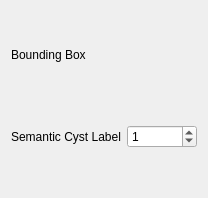
<?xml version="1.0" encoding="UTF-8"?>
<ui version="4.0">
 <class>boundingBox_widget</class>
 <widget class="QWidget" name="boundingBox_widget">
  <property name="geometry">
   <rect>
    <x>0</x>
    <y>0</y>
    <width>208</width>
    <height>198</height>
   </rect>
  </property>
  <property name="windowTitle">
   <string>Form</string>
  </property>
  <layout class="QVBoxLayout" name="verticalLayout">
   <item>
    <spacer name="curser_verticalSpacer">
     <property name="orientation">
      <enum>Qt::Vertical</enum>
     </property>
     <property name="sizeType">
      <enum>QSizePolicy::Fixed</enum>
     </property>
     <property name="sizeHint" stdset="0">
      <size>
       <width>20</width>
       <height>10</height>
      </size>
     </property>
    </spacer>
   </item>
   <item>
    <widget class="QLabel" name="widget_title">
     <property name="maximumSize">
      <size>
       <width>16777215</width>
       <height>15</height>
      </size>
     </property>
     <property name="text">
      <string>Bounding Box</string>
     </property>
    </widget>
   </item>
   <item>
    <spacer name="curser_verticalSpacer_4">
     <property name="orientation">
      <enum>Qt::Vertical</enum>
     </property>
     <property name="sizeType">
      <enum>QSizePolicy::Fixed</enum>
     </property>
     <property name="sizeHint" stdset="0">
      <size>
       <width>20</width>
       <height>13</height>
      </size>
     </property>
    </spacer>
   </item>
   <item>
    <spacer name="curser_verticalSpacer_3">
     <property name="orientation">
      <enum>Qt::Vertical</enum>
     </property>
     <property name="sizeType">
      <enum>QSizePolicy::Fixed</enum>
     </property>
     <property name="sizeHint" stdset="0">
      <size>
       <width>20</width>
       <height>18</height>
      </size>
     </property>
    </spacer>
   </item>
   <item>
    <layout class="QVBoxLayout" name="verticalLayout_3">
     <item>
      <layout class="QHBoxLayout" name="horizontalLayout_4">
       <item>
        <widget class="QLabel" name="rightKidney_label">
         <property name="maximumSize">
          <size>
           <width>16777215</width>
           <height>15</height>
          </size>
         </property>
         <property name="text">
          <string>Semantic Cyst Label</string>
         </property>
        </widget>
       </item>
       <item>
        <widget class="QSpinBox" name="rightKidney_spinBox">
         <property name="maximum">
          <number>5000</number>
         </property>
         <property name="value">
          <number>1</number>
         </property>
        </widget>
       </item>
      </layout>
     </item>
    </layout>
   </item>
   <item>
    <spacer name="curser_verticalSpacer_2">
     <property name="orientation">
      <enum>Qt::Vertical</enum>
     </property>
     <property name="sizeType">
      <enum>QSizePolicy::Fixed</enum>
     </property>
     <property name="sizeHint" stdset="0">
      <size>
       <width>20</width>
       <height>13</height>
      </size>
     </property>
    </spacer>
   </item>
  </layout>
 </widget>
 <resources/>
 <connections/>
</ui>
